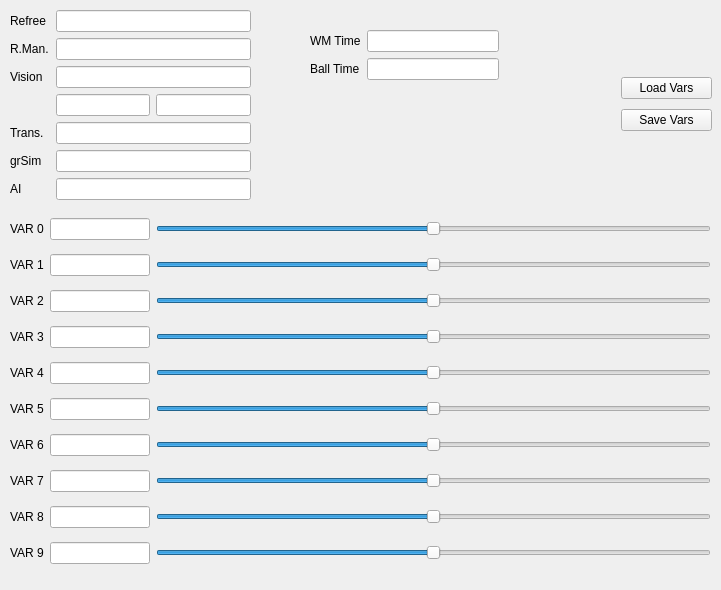
      <widget class="QWidget" name="tabStat">
       <attribute name="title">
        <string>Statistics</string>
       </attribute>
       <widget class="QWidget" name="layoutWidget">
        <property name="geometry">
         <rect>
          <x>10</x>
          <y>210</y>
          <width>701</width>
          <height>371</height>
         </rect>
        </property>
        <layout class="QVBoxLayout" name="verticalLayout_8">
         <item>
          <layout class="QHBoxLayout" name="horizontalLayout_11">
           <item>
            <widget class="QLabel" name="label_10">
             <property name="text">
              <string>VAR 0</string>
             </property>
            </widget>
           </item>
           <item>
            <widget class="QLineEdit" name="txtvar0">
             <property name="maximumSize">
              <size>
               <width>100</width>
               <height>16777215</height>
              </size>
             </property>
            </widget>
           </item>
           <item>
            <widget class="QSlider" name="spnvar0">
             <property name="minimum">
              <number>-1000</number>
             </property>
             <property name="maximum">
              <number>1000</number>
             </property>
             <property name="orientation">
              <enum>Qt::Horizontal</enum>
             </property>
            </widget>
           </item>
          </layout>
         </item>
         <item>
          <layout class="QHBoxLayout" name="horizontalLayout_2">
           <item>
            <widget class="QLabel" name="label">
             <property name="text">
              <string>VAR 1</string>
             </property>
            </widget>
           </item>
           <item>
            <widget class="QLineEdit" name="txtvar1">
             <property name="maximumSize">
              <size>
               <width>100</width>
               <height>16777215</height>
              </size>
             </property>
            </widget>
           </item>
           <item>
            <widget class="QSlider" name="spnvar1">
             <property name="minimum">
              <number>-1000</number>
             </property>
             <property name="maximum">
              <number>1000</number>
             </property>
             <property name="orientation">
              <enum>Qt::Horizontal</enum>
             </property>
            </widget>
           </item>
          </layout>
         </item>
         <item>
          <layout class="QHBoxLayout" name="horizontalLayout_3">
           <item>
            <widget class="QLabel" name="label_2">
             <property name="text">
              <string>VAR 2</string>
             </property>
            </widget>
           </item>
           <item>
            <widget class="QLineEdit" name="txtvar2">
             <property name="maximumSize">
              <size>
               <width>100</width>
               <height>16777215</height>
              </size>
             </property>
            </widget>
           </item>
           <item>
            <widget class="QSlider" name="spnvar2">
             <property name="minimum">
              <number>-1000</number>
             </property>
             <property name="maximum">
              <number>1000</number>
             </property>
             <property name="orientation">
              <enum>Qt::Horizontal</enum>
             </property>
            </widget>
           </item>
          </layout>
         </item>
         <item>
          <layout class="QHBoxLayout" name="horizontalLayout_4">
           <item>
            <widget class="QLabel" name="label_3">
             <property name="text">
              <string>VAR 3</string>
             </property>
            </widget>
           </item>
           <item>
            <widget class="QLineEdit" name="txtvar3">
             <property name="maximumSize">
              <size>
               <width>100</width>
               <height>16777215</height>
              </size>
             </property>
            </widget>
           </item>
           <item>
            <widget class="QSlider" name="spnvar3">
             <property name="minimum">
              <number>-1000</number>
             </property>
             <property name="maximum">
              <number>1000</number>
             </property>
             <property name="orientation">
              <enum>Qt::Horizontal</enum>
             </property>
            </widget>
           </item>
          </layout>
         </item>
         <item>
          <layout class="QHBoxLayout" name="horizontalLayout_5">
           <item>
            <widget class="QLabel" name="label_4">
             <property name="text">
              <string>VAR 4</string>
             </property>
            </widget>
           </item>
           <item>
            <widget class="QLineEdit" name="txtvar4">
             <property name="maximumSize">
              <size>
               <width>100</width>
               <height>16777215</height>
              </size>
             </property>
            </widget>
           </item>
           <item>
            <widget class="QSlider" name="spnvar4">
             <property name="minimum">
              <number>-1000</number>
             </property>
             <property name="maximum">
              <number>1000</number>
             </property>
             <property name="orientation">
              <enum>Qt::Horizontal</enum>
             </property>
            </widget>
           </item>
          </layout>
         </item>
         <item>
          <layout class="QHBoxLayout" name="horizontalLayout_6">
           <item>
            <widget class="QLabel" name="label_5">
             <property name="text">
              <string>VAR 5</string>
             </property>
            </widget>
           </item>
           <item>
            <widget class="QLineEdit" name="txtvar5">
             <property name="maximumSize">
              <size>
               <width>100</width>
               <height>16777215</height>
              </size>
             </property>
            </widget>
           </item>
           <item>
            <widget class="QSlider" name="spnvar5">
             <property name="minimum">
              <number>-1000</number>
             </property>
             <property name="maximum">
              <number>1000</number>
             </property>
             <property name="orientation">
              <enum>Qt::Horizontal</enum>
             </property>
            </widget>
           </item>
          </layout>
         </item>
         <item>
          <layout class="QHBoxLayout" name="horizontalLayout_7">
           <item>
            <widget class="QLabel" name="label_6">
             <property name="text">
              <string>VAR 6</string>
             </property>
            </widget>
           </item>
           <item>
            <widget class="QLineEdit" name="txtvar6">
             <property name="maximumSize">
              <size>
               <width>100</width>
               <height>16777215</height>
              </size>
             </property>
            </widget>
           </item>
           <item>
            <widget class="QSlider" name="spnvar6">
             <property name="minimum">
              <number>-1000</number>
             </property>
             <property name="maximum">
              <number>1000</number>
             </property>
             <property name="orientation">
              <enum>Qt::Horizontal</enum>
             </property>
            </widget>
           </item>
          </layout>
         </item>
         <item>
          <layout class="QHBoxLayout" name="horizontalLayout_8">
           <item>
            <widget class="QLabel" name="label_7">
             <property name="text">
              <string>VAR 7</string>
             </property>
            </widget>
           </item>
           <item>
            <widget class="QLineEdit" name="txtvar7">
             <property name="maximumSize">
              <size>
               <width>100</width>
               <height>16777215</height>
              </size>
             </property>
            </widget>
           </item>
           <item>
            <widget class="QSlider" name="spnvar7">
             <property name="minimum">
              <number>-1000</number>
             </property>
             <property name="maximum">
              <number>1000</number>
             </property>
             <property name="orientation">
              <enum>Qt::Horizontal</enum>
             </property>
            </widget>
           </item>
          </layout>
         </item>
         <item>
          <layout class="QHBoxLayout" name="horizontalLayout_9">
           <item>
            <widget class="QLabel" name="label_8">
             <property name="text">
              <string>VAR 8</string>
             </property>
            </widget>
           </item>
           <item>
            <widget class="QLineEdit" name="txtvar8">
             <property name="maximumSize">
              <size>
               <width>100</width>
               <height>16777215</height>
              </size>
             </property>
            </widget>
           </item>
           <item>
            <widget class="QSlider" name="spnvar8">
             <property name="minimum">
              <number>-1000</number>
             </property>
             <property name="maximum">
              <number>1000</number>
             </property>
             <property name="orientation">
              <enum>Qt::Horizontal</enum>
             </property>
            </widget>
           </item>
          </layout>
         </item>
         <item>
          <layout class="QHBoxLayout" name="horizontalLayout_10">
           <item>
            <widget class="QLabel" name="label_9">
             <property name="text">
              <string>VAR 9</string>
             </property>
            </widget>
           </item>
           <item>
            <widget class="QLineEdit" name="txtvar9">
             <property name="maximumSize">
              <size>
               <width>100</width>
               <height>16777215</height>
              </size>
             </property>
            </widget>
           </item>
           <item>
            <widget class="QSlider" name="spnvar9">
             <property name="minimum">
              <number>-1000</number>
             </property>
             <property name="maximum">
              <number>1000</number>
             </property>
             <property name="orientation">
              <enum>Qt::Horizontal</enum>
             </property>
            </widget>
           </item>
          </layout>
         </item>
        </layout>
       </widget>
       <widget class="QWidget" name="layoutWidget">
        <property name="geometry">
         <rect>
          <x>310</x>
          <y>30</y>
          <width>189</width>
          <height>62</height>
         </rect>
        </property>
        <layout class="QFormLayout" name="formLayout_2">
         <item row="0" column="0">
          <widget class="QLabel" name="label_14">
           <property name="text">
            <string>WM Time</string>
           </property>
          </widget>
         </item>
         <item row="0" column="1">
          <widget class="QLineEdit" name="txtTime"/>
         </item>
         <item row="1" column="0">
          <widget class="QLabel" name="label_15">
           <property name="text">
            <string>Ball Time</string>
           </property>
          </widget>
         </item>
         <item row="1" column="1">
          <widget class="QLineEdit" name="txtTimeBall"/>
         </item>
        </layout>
       </widget>
       <widget class="QWidget" name="layoutWidget">
        <property name="geometry">
         <rect>
          <x>621</x>
          <y>73</y>
          <width>91</width>
          <height>62</height>
         </rect>
        </property>
        <layout class="QVBoxLayout" name="verticalLayout_9">
         <item>
          <widget class="QPushButton" name="btnLoadVars">
           <property name="text">
            <string>Load Vars</string>
           </property>
          </widget>
         </item>
         <item>
          <widget class="QPushButton" name="btnSaveVars">
           <property name="text">
            <string>Save Vars</string>
           </property>
          </widget>
         </item>
        </layout>
       </widget>
       <widget class="QWidget" name="layoutWidget">
        <property name="geometry">
         <rect>
          <x>10</x>
          <y>10</y>
          <width>241</width>
          <height>229</height>
         </rect>
        </property>
        <layout class="QFormLayout" name="formLayout">
         <item row="0" column="0">
          <widget class="QLabel" name="label_11">
           <property name="text">
            <string>Refree</string>
           </property>
          </widget>
         </item>
         <item row="0" column="1">
          <widget class="QLineEdit" name="txtRefreeSpeed"/>
         </item>
         <item row="1" column="0">
          <widget class="QLabel" name="label_29">
           <property name="text">
            <string>R.Man.</string>
           </property>
          </widget>
         </item>
         <item row="1" column="1">
          <widget class="QLineEdit" name="txtRefreeSpeed_2"/>
         </item>
         <item row="2" column="0">
          <widget class="QLabel" name="label_12">
           <property name="text">
            <string>Vision</string>
           </property>
          </widget>
         </item>
         <item row="2" column="1">
          <widget class="QLineEdit" name="txtVisionSpeed"/>
         </item>
         <item row="3" column="0">
          <spacer name="horizontalSpacer">
           <property name="orientation">
            <enum>Qt::Horizontal</enum>
           </property>
           <property name="sizeHint" stdset="0">
            <size>
             <width>40</width>
             <height>20</height>
            </size>
           </property>
          </spacer>
         </item>
         <item row="3" column="1">
          <layout class="QHBoxLayout" name="horizontalLayout_12">
           <item>
            <widget class="QLineEdit" name="txtVisionSpeed_0"/>
           </item>
           <item>
            <widget class="QLineEdit" name="txtVisionSpeed_1"/>
           </item>
          </layout>
         </item>
         <item row="4" column="0">
          <widget class="QLabel" name="label_30">
           <property name="text">
            <string>Trans.</string>
           </property>
          </widget>
         </item>
         <item row="4" column="1">
          <widget class="QLineEdit" name="txtTrans"/>
         </item>
         <item row="5" column="0">
          <widget class="QLabel" name="label_31">
           <property name="text">
            <string>grSim</string>
           </property>
          </widget>
         </item>
         <item row="5" column="1">
          <widget class="QLineEdit" name="txtgrSim"/>
         </item>
         <item row="6" column="0">
          <widget class="QLabel" name="label_61">
           <property name="text">
            <string>AI</string>
           </property>
          </widget>
         </item>
         <item row="6" column="1">
          <widget class="QLineEdit" name="txtAIfps"/>
         </item>
        </layout>
       </widget>
      </widget>
